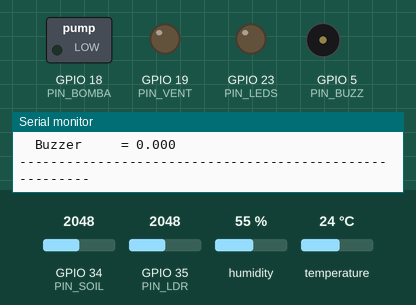
A sketch run on a simulated ESP32. Shown: switched loads named in the sketch (green lamp = pin HIGH), output pins drawn as LEDs (lit = HIGH), buzzer (waves = sounding, pin HIGH), the last lines printed to the serial monitor. The test bench sets the inputs (shaded band); at power-on: GPIO 35 (PIN_LDR) = 2048, temperature 24 °C, GPIO 34 (PIN_SOIL) = 2048, humidity 55 %.

Above: at 2.8 s.
2.9 s: GPIO 35 (PIN_LDR) set to 418
5.6 s: GPIO 35 (PIN_LDR) set to 382
At 6.9 s:
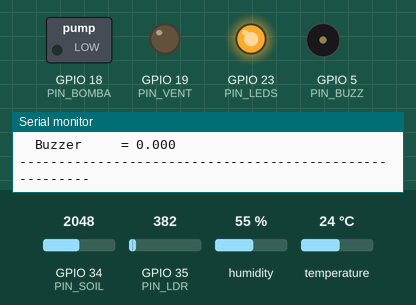
8.3 s: temperature set to 29 °C
11.4 s: temperature set to 32 °C
At 12.9 s:
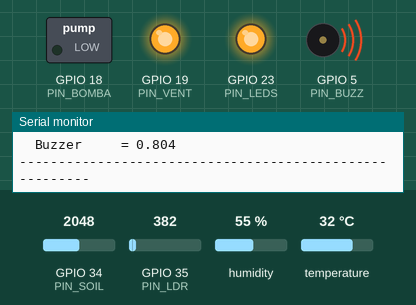
14.1 s: GPIO 34 (PIN_SOIL) set to 2411
16.8 s: GPIO 34 (PIN_SOIL) set to 2518
At 18.9 s:
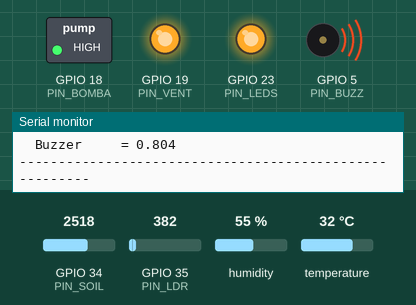
Timing chart, 0 to 20.4 s (numbered marks = the images above; inputs shaded):
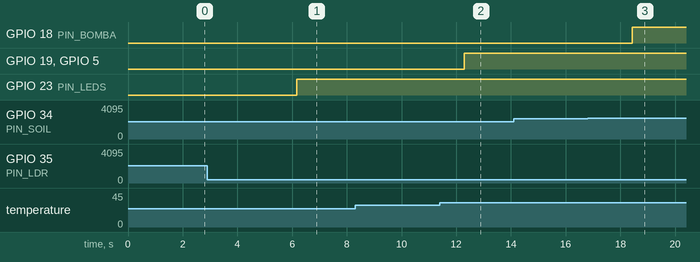

The sketch:

Codigo.ino
```cpp
#include <Fuzzy.h>
#include <DHT.h>

// ================== PINES SENSORES (ESP32) ==================
#define DHTPIN   4
#define DHTTYPE  DHT11
DHT dht(DHTPIN, DHTTYPE);

const int PIN_SOIL = 34;   // Humedad de suelo (ADC)
const int PIN_LDR  = 35;   // LDR (ADC)

// ================== PINES ACTUADORES ==================
const int PIN_VENT  = 19;  // Relé ventilador
const int PIN_BOMBA = 18;  // Relé bomba 5V
const int PIN_LEDS  = 23;  // Relé tiras LED
const int PIN_BUZZ  = 5;   // Transistor / buzzer

// Si tus relés son activos en LOW, cambia ACTIVO/INACTIVO
const int ACTIVO   = HIGH;
const int INACTIVO = LOW;

// ================== SISTEMA DIFUSO ==================
Fuzzy *fuzzy = new Fuzzy();

// ------- Entradas: temperatura, humedad suelo, luz, humedad ambiental -------

// Temperatura (0–50 °C aprox.)
FuzzySet *tempBaja  = new FuzzySet(0, 0, 10, 25);
FuzzySet *tempMedia = new FuzzySet(15, 25, 25, 35);
FuzzySet *tempAlta  = new FuzzySet(30, 40, 50, 50);

// Humedad de suelo (0–100 %)
FuzzySet *humedadBaja  = new FuzzySet(0, 0, 20, 40);
FuzzySet *humedadMedia = new FuzzySet(30, 50, 50, 70);
FuzzySet *humedadAlta  = new FuzzySet(60, 80, 100, 100);

// Luz (0–1500 aprox. mapeo desde ADC)
FuzzySet *luzBaja  = new FuzzySet(0, 0, 200, 400);
FuzzySet *luzMedia = new FuzzySet(300, 700, 700, 1100);
FuzzySet *luzAlta  = new FuzzySet(1000, 1300, 1500, 1500);

// Humedad ambiental (0–100 %)
FuzzySet *humAmbBaja  = new FuzzySet(0, 0, 30, 45);
FuzzySet *humAmbMedia = new FuzzySet(35, 50, 50, 70);
FuzzySet *humAmbAlta  = new FuzzySet(60, 80, 100, 100);

// ------- Salidas: 0–1 (nivel de activación) -------

FuzzySet *ventBajo  = new FuzzySet(0.0, 0.0, 0.2, 0.4);
FuzzySet *ventMedio = new FuzzySet(0.3, 0.5, 0.5, 0.7);
FuzzySet *ventAlto  = new FuzzySet(0.6, 0.8, 1.0, 1.0);

FuzzySet *luzcBajo  = new FuzzySet(0.0, 0.0, 0.2, 0.4);
FuzzySet *luzcMedio = new FuzzySet(0.3, 0.5, 0.5, 0.7);
FuzzySet *luzcAlto  = new FuzzySet(0.6, 0.8, 1.0, 1.0);

FuzzySet *bomBajo   = new FuzzySet(0.0, 0.0, 0.2, 0.4);
FuzzySet *bomMedio  = new FuzzySet(0.3, 0.5, 0.5, 0.7);
FuzzySet *bomAlto   = new FuzzySet(0.6, 0.8, 1.0, 1.0);

FuzzySet *buzBajo   = new FuzzySet(0.0, 0.0, 0.2, 0.4);
FuzzySet *buzMedio  = new FuzzySet(0.3, 0.5, 0.5, 0.7);
FuzzySet *buzAlto   = new FuzzySet(0.6, 0.8, 1.0, 1.0);

void setup() {
  Serial.begin(115200);
  dht.begin();

  pinMode(PIN_SOIL, INPUT);
  pinMode(PIN_LDR,  INPUT);

  pinMode(PIN_VENT,  OUTPUT);
  pinMode(PIN_BOMBA, OUTPUT);
  pinMode(PIN_LEDS,  OUTPUT);
  pinMode(PIN_BUZZ,  OUTPUT);

  digitalWrite(PIN_VENT,  INACTIVO);
  digitalWrite(PIN_BOMBA, INACTIVO);
  digitalWrite(PIN_LEDS,  INACTIVO);
  digitalWrite(PIN_BUZZ,  INACTIVO);

  // ====== Entradas difusas ======
  // ID 1: temperatura
  FuzzyInput *temperatura = new FuzzyInput(1);
  temperatura->addFuzzySet(tempBaja);
  temperatura->addFuzzySet(tempMedia);
  temperatura->addFuzzySet(tempAlta);
  fuzzy->addFuzzyInput(temperatura);

  // ID 2: humedad de suelo
  FuzzyInput *humedadSuelo = new FuzzyInput(2);
  humedadSuelo->addFuzzySet(humedadBaja);
  humedadSuelo->addFuzzySet(humedadMedia);
  humedadSuelo->addFuzzySet(humedadAlta);
  fuzzy->addFuzzyInput(humedadSuelo);

  // ID 3: luz
  FuzzyInput *luzIn = new FuzzyInput(3);
  luzIn->addFuzzySet(luzBaja);
  luzIn->addFuzzySet(luzMedia);
  luzIn->addFuzzySet(luzAlta);
  fuzzy->addFuzzyInput(luzIn);

  // ID 4: humedad ambiental
  FuzzyInput *humAmbIn = new FuzzyInput(4);
  humAmbIn->addFuzzySet(humAmbBaja);
  humAmbIn->addFuzzySet(humAmbMedia);
  humAmbIn->addFuzzySet(humAmbAlta);
  fuzzy->addFuzzyInput(humAmbIn);

  // ====== Salidas difusas ======
  FuzzyOutput *ventilador = new FuzzyOutput(1);
  ventilador->addFuzzySet(ventBajo);
  ventilador->addFuzzySet(ventMedio);
  ventilador->addFuzzySet(ventAlto);
  fuzzy->addFuzzyOutput(ventilador);

  FuzzyOutput *luces = new FuzzyOutput(2);
  luces->addFuzzySet(luzcBajo);
  luces->addFuzzySet(luzcMedio);
  luces->addFuzzySet(luzcAlto);
  fuzzy->addFuzzyOutput(luces);

  FuzzyOutput *bomba = new FuzzyOutput(3);
  bomba->addFuzzySet(bomBajo);
  bomba->addFuzzySet(bomMedio);
  bomba->addFuzzySet(bomAlto);
  fuzzy->addFuzzyOutput(bomba);

  FuzzyOutput *buzzer = new FuzzyOutput(4);
  buzzer->addFuzzySet(buzBajo);
  buzzer->addFuzzySet(buzMedio);
  buzzer->addFuzzySet(buzAlto);
  fuzzy->addFuzzyOutput(buzzer);

  // ====== REGLAS (ejemplo, se pueden extender) ======

  // 1) Temp alta y suelo seco -> bomba alta + ventilador alto
  FuzzyRuleAntecedent *tempAltaYsueloSeco = new FuzzyRuleAntecedent();
  tempAltaYsueloSeco->joinWithAND(tempAlta, humedadBaja);
  FuzzyRuleConsequent *cons1 = new FuzzyRuleConsequent();
  cons1->addOutput(bomAlto);
  cons1->addOutput(ventAlto);
  FuzzyRule *rule1 = new FuzzyRule(1, tempAltaYsueloSeco, cons1);
  fuzzy->addFuzzyRule(rule1);

  // 2) Suelo muy húmedo -> bomba baja
  FuzzyRuleAntecedent *sueloHumedo = new FuzzyRuleAntecedent();
  sueloHumedo->joinSingle(humedadAlta);
  FuzzyRuleConsequent *cons2 = new FuzzyRuleConsequent();
  cons2->addOutput(bomBajo);
  FuzzyRule *rule2 = new FuzzyRule(2, sueloHumedo, cons2);
  fuzzy->addFuzzyRule(rule2);

  // 3) Luz baja -> luces altas
  FuzzyRuleAntecedent *luzPoca = new FuzzyRuleAntecedent();
  luzPoca->joinSingle(luzBaja);
  FuzzyRuleConsequent *cons3 = new FuzzyRuleConsequent();
  cons3->addOutput(luzcAlto);
  FuzzyRule *rule3 = new FuzzyRule(3, luzPoca, cons3);
  fuzzy->addFuzzyRule(rule3);

  // 4) Temp muy alta y luz baja -> ventilador alto + buzzer alto
  FuzzyRuleAntecedent *tempAltaYluzBaja = new FuzzyRuleAntecedent();
  tempAltaYluzBaja->joinWithAND(tempAlta, luzBaja);
  FuzzyRuleConsequent *cons4 = new FuzzyRuleConsequent();
  cons4->addOutput(ventAlto);
  cons4->addOutput(buzAlto);
  FuzzyRule *rule4 = new FuzzyRule(4, tempAltaYluzBaja, cons4);
  fuzzy->addFuzzyRule(rule4);

  // 5) Humedad ambiental alta -> ventilador medio (mover aire)
  FuzzyRuleAntecedent *humAmbAltaAnte = new FuzzyRuleAntecedent();
  humAmbAltaAnte->joinSingle(humAmbAlta);
  FuzzyRuleConsequent *cons5 = new FuzzyRuleConsequent();
  cons5->addOutput(ventMedio);
  FuzzyRule *rule5 = new FuzzyRule(5, humAmbAltaAnte, cons5);
  fuzzy->addFuzzyRule(rule5);

  // 6) Temp alta y hum. ambiental baja -> buzzer alto (estrés por sequedad)
  FuzzyRuleAntecedent *tempAltaYhumAmbBaja = new FuzzyRuleAntecedent();
  tempAltaYhumAmbBaja->joinWithAND(tempAlta, humAmbBaja);
  FuzzyRuleConsequent *cons6 = new FuzzyRuleConsequent();
  cons6->addOutput(buzAlto);
  FuzzyRule *rule6 = new FuzzyRule(6, tempAltaYhumAmbBaja, cons6);
  fuzzy->addFuzzyRule(rule6);
}

void loop() {
  // ====== LECTURA SENSORES REALES ======
  float temp = dht.readTemperature();      // °C
  float humAmb = dht.readHumidity();       // % humedad aire

  if (isnan(temp))   temp   = 25.0;
  if (isnan(humAmb)) humAmb = 50.0;

  int soilRaw = analogRead(PIN_SOIL);      // 0–4095
  int ldrRaw  = analogRead(PIN_LDR);       // 0–4095

  // Humedad suelo: 0 = seco, 100 = muy húmedo (ajusta si tu sensor es al revés)
  float humSuelo = 100.0 - ((float)soilRaw / 4095.0 * 100.0);
  if (humSuelo < 0)   humSuelo = 0;
  if (humSuelo > 100) humSuelo = 100;

  // Luz: recortamos a 0–1500
  float luzVal = (float)ldrRaw;
  if (luzVal > 1500.0) luzVal = 1500.0;

  // ====== ENTRADAS AL SISTEMA DIFUSO ======
  fuzzy->setInput(1, temp);      // temperatura (0–50)
  fuzzy->setInput(2, humSuelo);  // humedad suelo (0–100)
  fuzzy->setInput(3, luzVal);    // luz (0–1500)
  fuzzy->setInput(4, humAmb);    // humedad ambiental (0–100)

  // ====== INFERENCIA ======
  fuzzy->fuzzify();

  float outVent   = fuzzy->defuzzify(1);   // 0–1
  float outLuces  = fuzzy->defuzzify(2);   // 0–1
  float outBomba  = fuzzy->defuzzify(3);   // 0–1
  float outBuzzer = fuzzy->defuzzify(4);   // 0–1

  // ====== UMBRALES PARA ACTUADORES ======
  bool ventOn  = (outVent   > 0.5);
  bool lucesOn = (outLuces  > 0.5);
  bool bomOn   = (outBomba  > 0.5);
  bool buzOn   = (outBuzzer > 0.5);

  digitalWrite(PIN_VENT,  ventOn  ? ACTIVO : INACTIVO);
  digitalWrite(PIN_LEDS,  lucesOn ? ACTIVO : INACTIVO);
  digitalWrite(PIN_BOMBA, bomOn   ? ACTIVO : INACTIVO);
  digitalWrite(PIN_BUZZ,  buzOn   ? ACTIVO : INACTIVO);

  // ====== MONITOR SERIAL ======
  Serial.println("--------------------------------------------------------");
  Serial.print("Temp = ");      Serial.print(temp);
  Serial.print("  HumAmb% = "); Serial.print(humAmb);
  Serial.print("  HumSuelo% = "); Serial.print(humSuelo);
  Serial.print("  Luz = ");     Serial.println(luzVal);

  Serial.print("  Ventilador = "); Serial.println(outVent,   3);
  Serial.print("  Luces      = "); Serial.println(outLuces,  3);
  Serial.print("  Bomba      = "); Serial.println(outBomba,  3);
  Serial.print("  Buzzer     = "); Serial.println(outBuzzer, 3);
  Serial.println("--------------------------------------------------------\n");

  delay(2000);
}
```

Measured:
- the behaviour switches between 400 and 399 on GPIO 35 (PIN_LDR) (found by bisection; images 0 and 1)
- the behaviour switches between 30 and 31 °C on temperature (found by bisection; images 1 and 2)
- the behaviour switches between 2457 and 2458 on GPIO 34 (PIN_SOIL) (found by bisection; images 2 and 3)
- after the input at 5.6 s, GPIO 23 (PIN_LEDS): LOW → HIGH after 0.56 s
- after the input at 11.4 s, GPIO 19 (PIN_VENT), GPIO 5 (PIN_BUZZ): LOW → HIGH after 0.90 s
- after the input at 16.8 s, GPIO 18 (PIN_BOMBA): LOW → HIGH after 1.6 s
